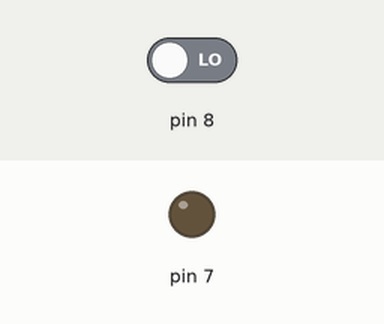
A sketch run on a simulated Arduino Uno, built with avr-gcc and run on an emulated ATmega328P. On the bench: output pins drawn as LEDs (lit = HIGH). The inputs (shaded band) are chosen by the test bench; at power-on: pin 8 LOW.

Above: at 1.2 s.
1.3 s: pin 8 driven HIGH
At 2.0 s:
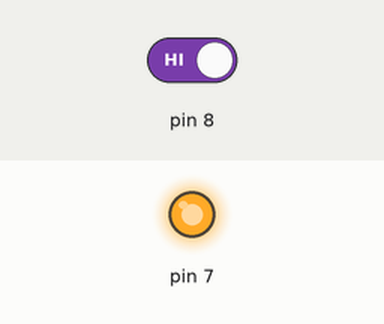
2.8 s: pin 8 driven LOW
At 3.2 s:
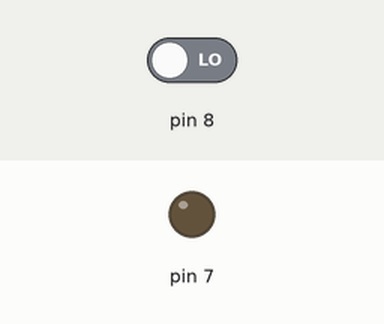
Timing chart, 0 to 5.8 s (numbered marks = the images above; inputs shaded):
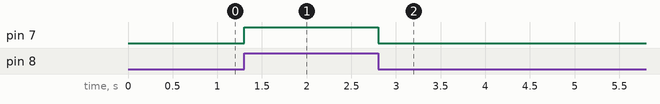

Measured:
- after the input at 1.3 s, pin 7: LOW → HIGH at once
- after the input at 2.8 s, pin 7: HIGH → LOW at once

The sketch:

01._PIR.ino
```cpp
/*
 * Generated using BlocklyDuino:
 *
 * https://github.com/MediaTek-Labs/BlocklyDuino-for-LinkIt
 *
 * Date: Tue, 31 Jul 2018 15:59:58 GMT
 */


void setup()
{

  pinMode(8, INPUT);
  pinMode(7, OUTPUT);
}


void loop()
{
  if (digitalRead(8) == true) {
    digitalWrite(7, HIGH);

  }
  if (digitalRead(8) == false) {
    digitalWrite(7, LOW);

  }
}
```
